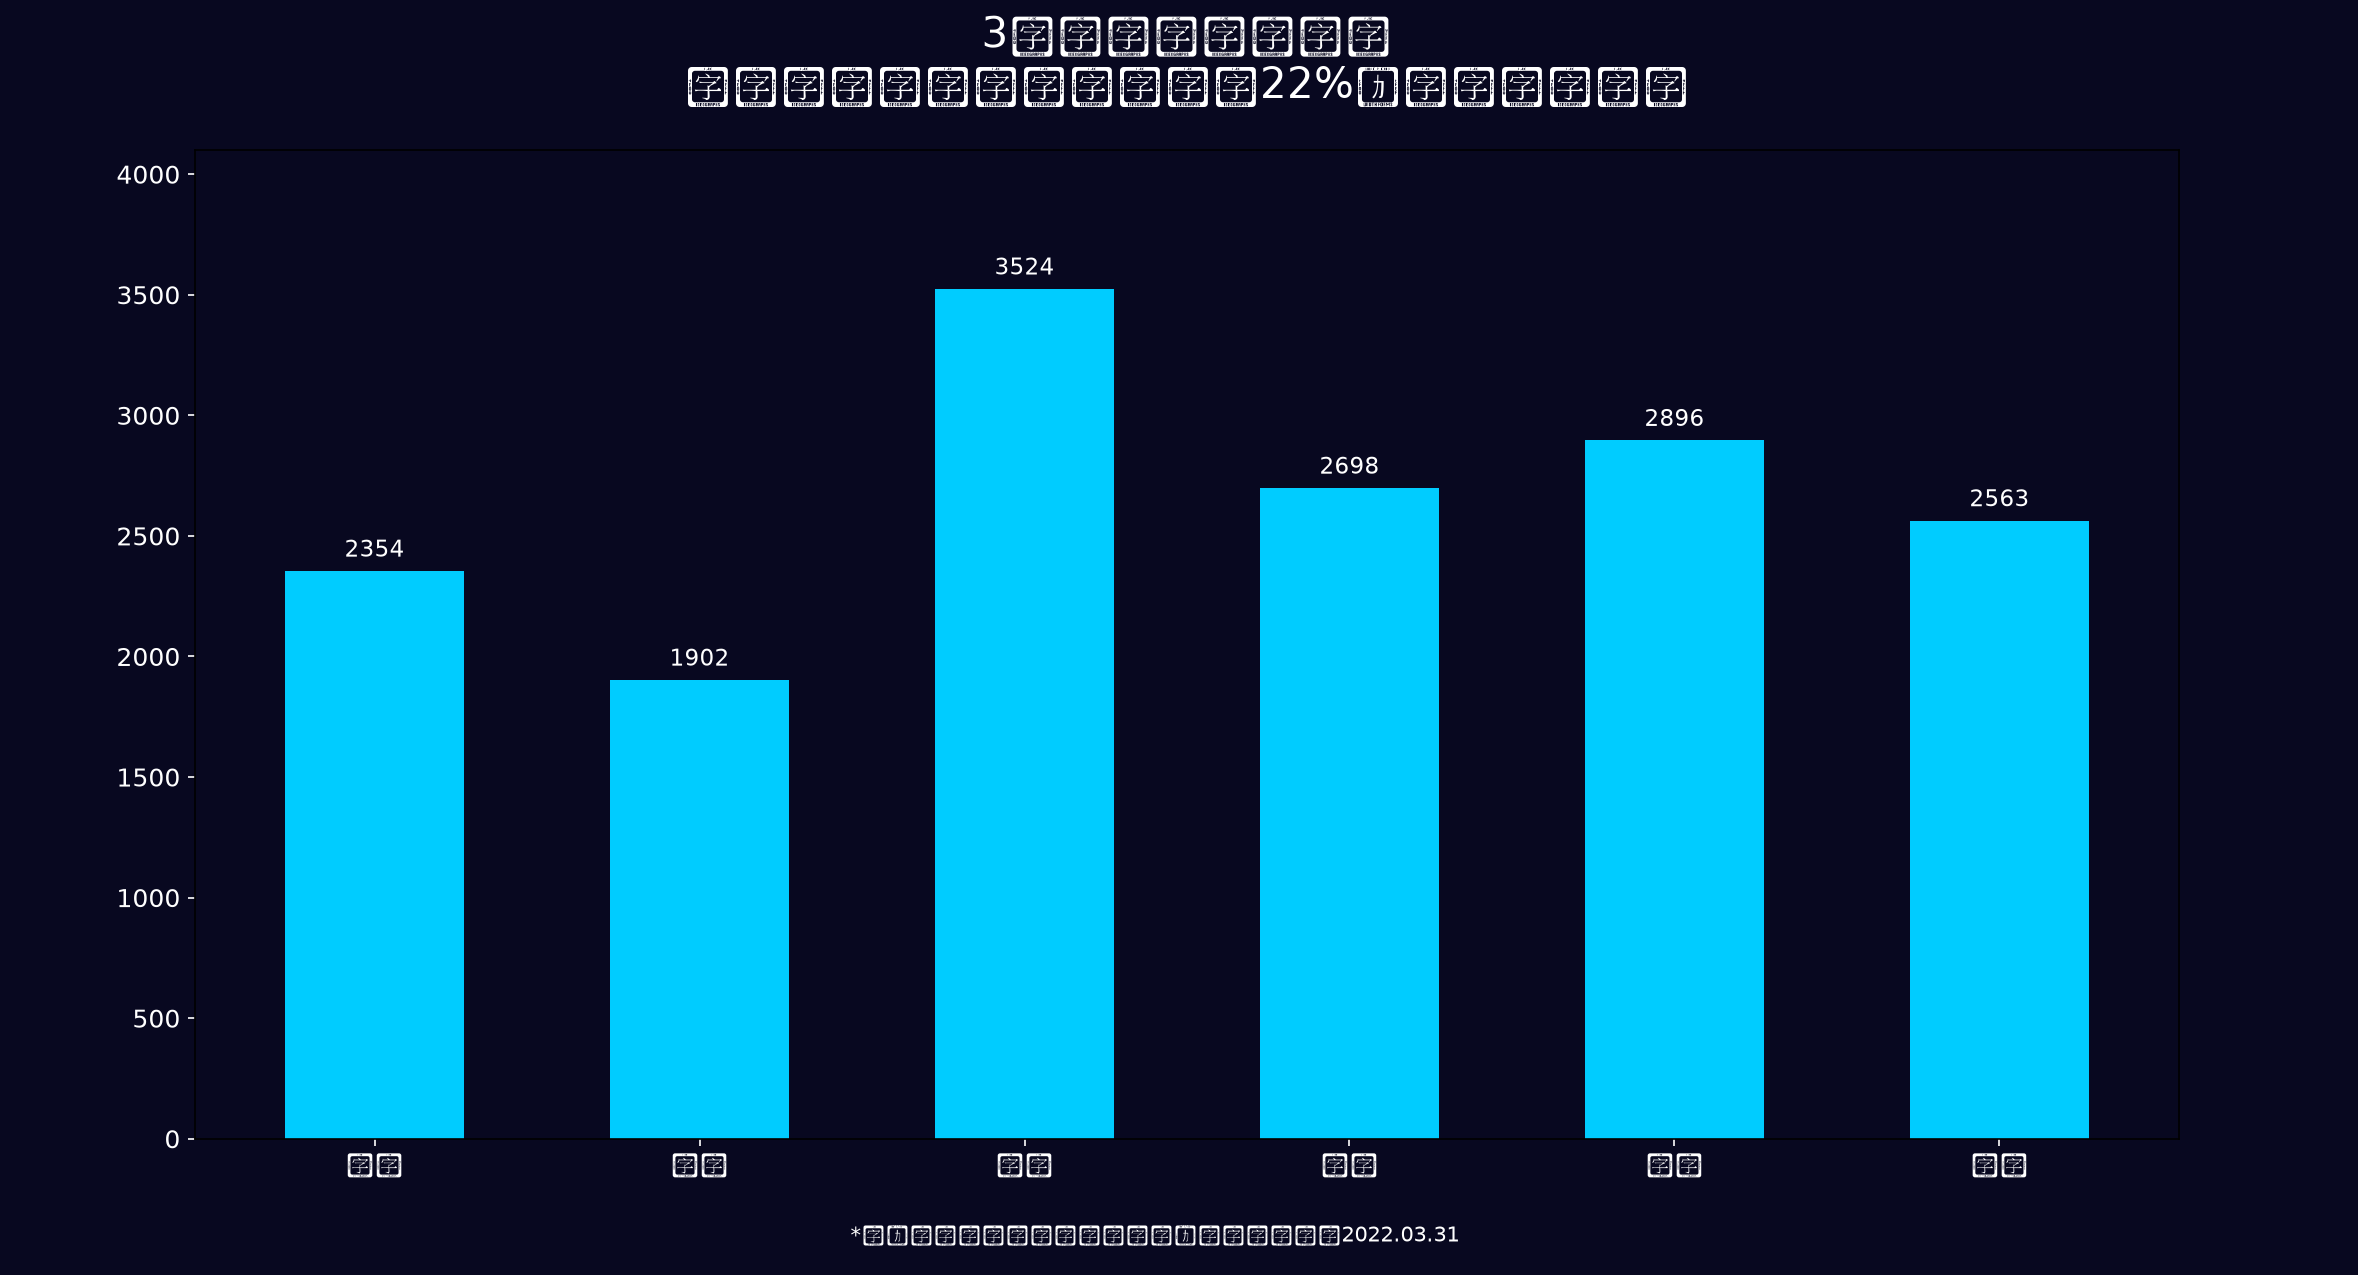

Source code (Python):
import matplotlib.pyplot as plt
regions = ["华北", "华南", "东北", "西北", "西南", "华东"]
sales = [2354, 1902, 3524, 2698, 2896, 2563]
fig, ax = plt.subplots(figsize=(10, 7), facecolor="#080820")
ax.set_facecolor("#080820")
bars = ax.bar(regions, sales, color="#00ccff", width=0.55)
for bar in bars:
    height = bar.get_height()
    ax.text(bar.get_x() + bar.get_width()/2, height + 60,
            f"{int(height)}", ha="center", color="white", fontsize=11)
ax.set_title("3月各区域销量分布\n东北销量最多占比总销量的22%，华南销量最低",
             color="white", fontsize=20, pad=25)
ax.tick_params(axis="x", colors="white", labelsize=12)
ax.tick_params(axis="y", colors="white", labelsize=12)
ax.set_ylim(0, 4100)
plt.figtext(0.5, 0.03, "*注：数据来源于公司销售系统，统计日期截至2022.03.31",
            ha="center", color="white", fontsize=10)
plt.savefig("sales_bar.png", facecolor="#080820", dpi=150, bbox_inches="tight")
plt.show()
